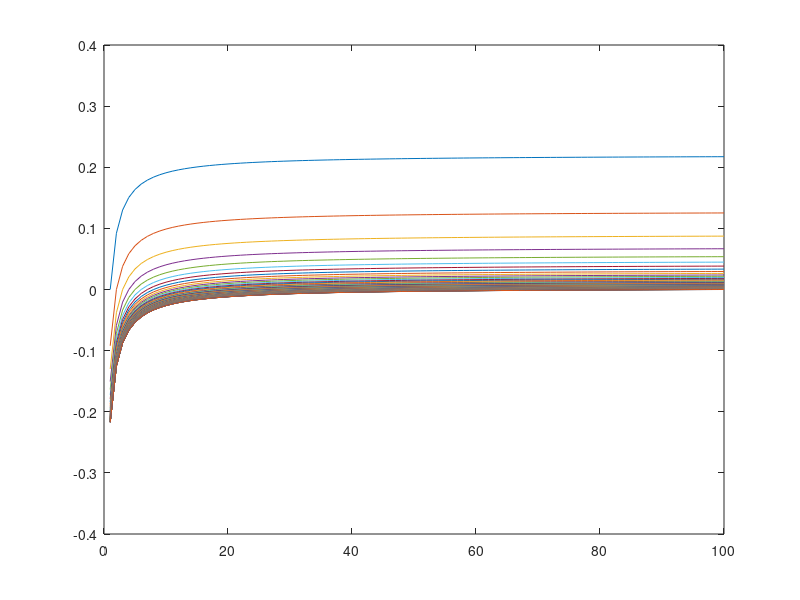
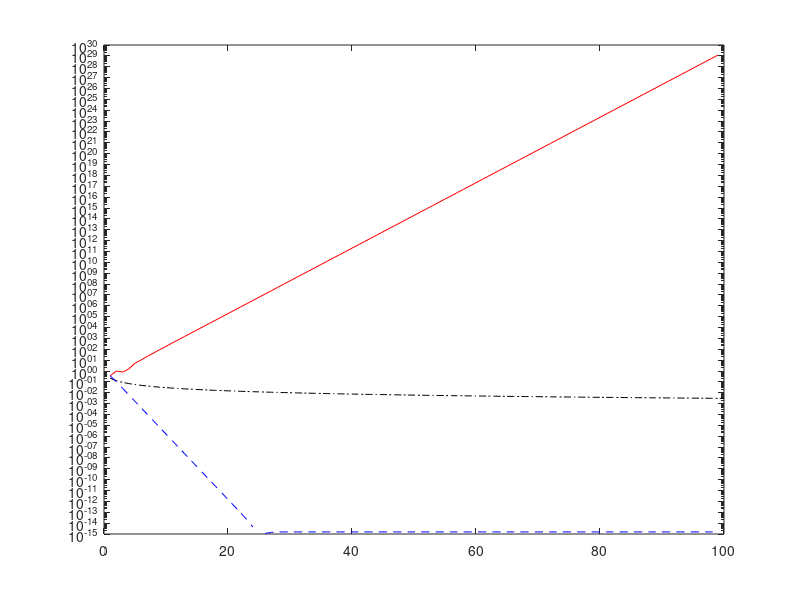

Reproduce these figures in MATLAB, in order.
clear all;
clc;

n = 1e+2;

Sn1=zeros(n, 1);
Sn1(1)=1;
for i=2:n
    Sn1(i) = Sn1(i-1) + 1/i^2;
end

Sn2 = cumsum(1./((1:n).^2));

SN1 = sqrt(6*Sn1);
SN2 = sqrt(6*Sn2);

err_relSn1 = abs(SN1-pi)/pi;
err_relSn2 = abs(SN2-pi)/pi;

diff_errZero = err_relSn2 - err_relSn1;
figure;
plot(1:n, diff_errZero)

figure;
semilogy(1:n, err_relSn1, '-.k')

x(1) = 2;
for i=3:n
    x(i-1) = 2^((i-1)-1/2)*sqrt(1-4^(1-(i-1))*x(i-2)^2);
end

y(1) = 2;
for i = 3:n
    y(i-1) = sqrt(2)*y(i-2)/sqrt(1+sqrt(1-4^(1-(i-1))*y(i-2)^2));
end

err_rel1 = abs(x-pi)/pi;
err_rel2 = abs(y-pi)/pi;

hold on;
semilogy(1:(n-1), err_rel1,'-r')
semilogy(1:(n-1), err_rel2, '--b')
hold off;